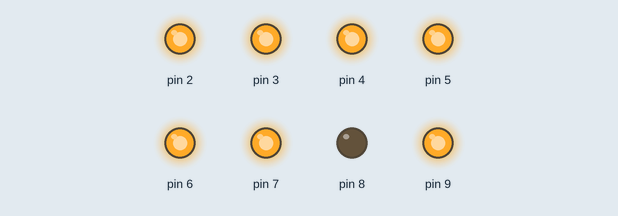
Recording of a sketch running on a simulated Arduino Uno, built with avr-gcc and run on an emulated ATmega328P. Shown: output pins drawn as LEDs (lit = HIGH).

Above: at 0.1 s.
At 4.1 s:
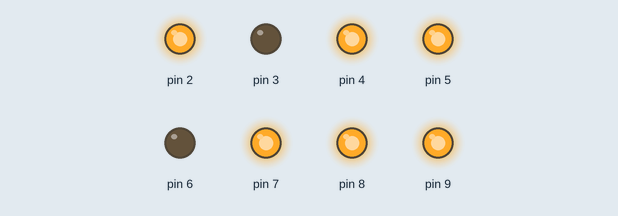
At 8.1 s:
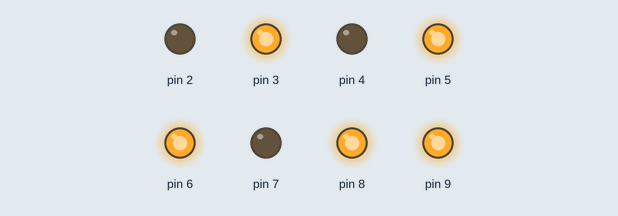
At 16.1 s:
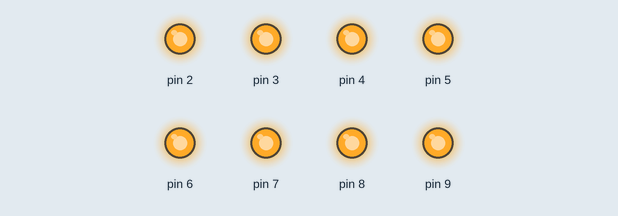
At 26.1 s:
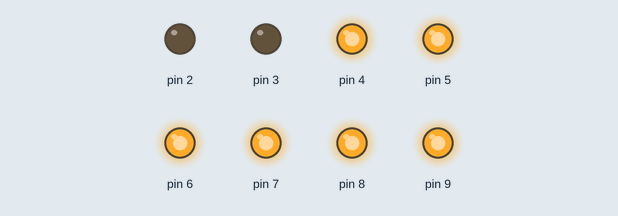
At 38.1 s:
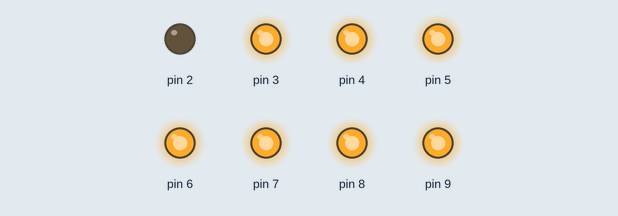
Timing chart, 0 to 39.6 s (numbered marks = the images above):
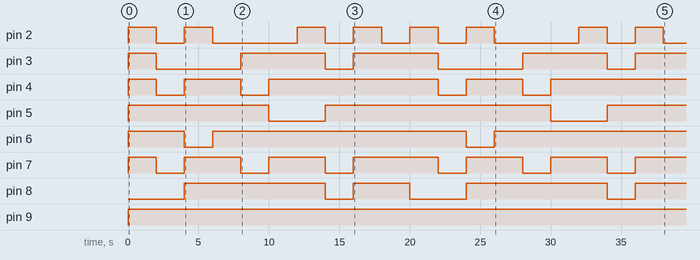

Measured:
- by itself, pin 2: LOW → HIGH at 0.00 s, → LOW 2.0 s later, → HIGH 2.0 s later, → LOW 2.0 s later, … (16 changes in this stretch)
- by itself, pin 3: LOW → HIGH at 0.00 s, → LOW 2.0 s later, → HIGH 6.0 s later, → LOW 6.0 s later, … (9 changes in this stretch)
- by itself, pin 4: LOW → HIGH at 0.00 s, → LOW 2.0 s later, → HIGH 2.0 s later, → LOW 4.0 s later, … (9 changes in this stretch)
- by itself, pin 5: goes HIGH 10.0 s, LOW 4.0 s, HIGH 16.0 s, LOW 4.0 s, then HIGH
- by itself, pin 6: goes HIGH 4.0 s, LOW 2.0 s, HIGH 18.0 s, LOW 2.0 s, then HIGH
- by itself, pin 7: LOW → HIGH at 0.00 s, → LOW 2.0 s later, → HIGH 2.0 s later, → LOW 4.0 s later, … (13 changes in this stretch)
- by itself, pin 8: goes HIGH 10.0 s, LOW 2.0 s, HIGH 4.0 s, LOW 4.0 s, HIGH 10.0 s, LOW 2.0 s, then HIGH
- by itself, pin 9: LOW → HIGH at 0.00 s

The sketch:

segment.ino
```cpp
void setup() {
  // put your setup code here, to run once:
pinMode(2,OUTPUT);
pinMode(3,OUTPUT);
pinMode(4,OUTPUT);
pinMode(5,OUTPUT);
pinMode(6,OUTPUT);
pinMode(7,OUTPUT);
pinMode(8,OUTPUT);
pinMode(9,OUTPUT);

}

void loop() {
  // put your main code here, to run repeatedly:
digitalWrite(2,1);
digitalWrite(3,1);
digitalWrite(4,1);
digitalWrite(5,1);
digitalWrite(6,1);
digitalWrite(7,1);
digitalWrite(8,0);
digitalWrite(9,1);delay(2000);//0000000000000000000

digitalWrite(2,0);
digitalWrite(3,0);
digitalWrite(4,0);
digitalWrite(5,1);
digitalWrite(6,1);
digitalWrite(7,0);
digitalWrite(8,0);
digitalWrite(9,1);//1111111111111
delay(2000);

digitalWrite(2,1);
digitalWrite(3,0);
digitalWrite(4,1);
digitalWrite(5,1);
digitalWrite(6,0);
digitalWrite(7,1);
digitalWrite(8,1);
digitalWrite(9,1);//222222222222
delay(2000);
digitalWrite(2,0);
digitalWrite(3,0);
digitalWrite(4,1);
digitalWrite(5,1);
digitalWrite(6,1);
digitalWrite(7,1);
digitalWrite(8,1);
digitalWrite(9,1);delay(2000);//3333333333333

digitalWrite(2,0);
digitalWrite(3,1);
digitalWrite(4,0);
digitalWrite(5,1);
digitalWrite(6,1);
digitalWrite(7,0);
digitalWrite(8,1);
digitalWrite(9,1);delay(2000);//4444444444444

digitalWrite(2,0);
digitalWrite(3,1);
digitalWrite(4,1);
digitalWrite(5,0);
digitalWrite(6,1);
digitalWrite(7,1);
digitalWrite(8,1);
digitalWrite(9,1);delay(2000);//55555555555555

digitalWrite(2,1);
digitalWrite(3,1);
digitalWrite(4,1);
digitalWrite(5,0);
digitalWrite(6,1);
digitalWrite(7,1);
digitalWrite(8,1);
digitalWrite(9,1);delay(2000);//6666666666666

digitalWrite(2,0);
digitalWrite(3,0);
digitalWrite(4,1);
digitalWrite(5,1);
digitalWrite(6,1);
digitalWrite(7,0);
digitalWrite(8,0);
digitalWrite(9,1);delay(2000);//7777777777777777

digitalWrite(2,1);
digitalWrite(3,1);
digitalWrite(4,1);
digitalWrite(5,1);
digitalWrite(6,1);
digitalWrite(7,1);
digitalWrite(8,1);
digitalWrite(9,1);delay(2000);//888888888888888

digitalWrite(2,0);
digitalWrite(3,1);
digitalWrite(4,1);
digitalWrite(5,1);
digitalWrite(6,1);
digitalWrite(7,1);
digitalWrite(8,1);
digitalWrite(9,1);delay(2000);//99999999999999999
}
```
